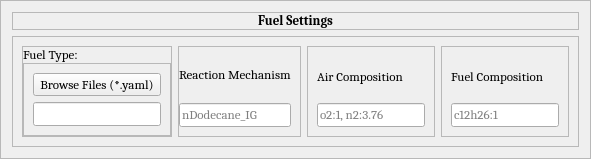
            <widget class="QFrame" name="fuelsettingsframe">
             <property name="frameShape">
              <enum>QFrame::StyledPanel</enum>
             </property>
             <property name="frameShadow">
              <enum>QFrame::Raised</enum>
             </property>
             <layout class="QVBoxLayout" name="verticalLayout_9">
              <item>
               <widget class="QFrame" name="fuelsettingslabelframe">
                <property name="frameShape">
                 <enum>QFrame::StyledPanel</enum>
                </property>
                <property name="frameShadow">
                 <enum>QFrame::Raised</enum>
                </property>
                <layout class="QHBoxLayout" name="horizontalLayout_8">
                 <property name="spacing">
                  <number>0</number>
                 </property>
                 <property name="leftMargin">
                  <number>0</number>
                 </property>
                 <property name="topMargin">
                  <number>0</number>
                 </property>
                 <property name="rightMargin">
                  <number>0</number>
                 </property>
                 <property name="bottomMargin">
                  <number>0</number>
                 </property>
                 <item>
                  <widget class="QLabel" name="fuelsettingslabel">
                   <property name="font">
                    <font>
                     <family>Cambria</family>
                     <pointsize>10</pointsize>
                     <weight>75</weight>
                     <bold>true</bold>
                    </font>
                   </property>
                   <property name="text">
                    <string>Fuel Settings</string>
                   </property>
                   <property name="alignment">
                    <set>Qt::AlignCenter</set>
                   </property>
                  </widget>
                 </item>
                </layout>
               </widget>
              </item>
              <item>
               <widget class="QFrame" name="frame_20">
                <property name="frameShape">
                 <enum>QFrame::StyledPanel</enum>
                </property>
                <property name="frameShadow">
                 <enum>QFrame::Raised</enum>
                </property>
                <layout class="QHBoxLayout" name="horizontalLayout_7">
                 <item>
                  <widget class="QFrame" name="fileselectframe">
                   <property name="frameShape">
                    <enum>QFrame::StyledPanel</enum>
                   </property>
                   <property name="frameShadow">
                    <enum>QFrame::Raised</enum>
                   </property>
                   <layout class="QVBoxLayout" name="verticalLayout_33">
                    <property name="spacing">
                     <number>0</number>
                    </property>
                    <property name="sizeConstraint">
                     <enum>QLayout::SetMaximumSize</enum>
                    </property>
                    <property name="leftMargin">
                     <number>0</number>
                    </property>
                    <property name="topMargin">
                     <number>0</number>
                    </property>
                    <property name="rightMargin">
                     <number>0</number>
                    </property>
                    <property name="bottomMargin">
                     <number>0</number>
                    </property>
                    <item>
                     <widget class="QLabel" name="fuelfilelabel">
                      <property name="font">
                       <font>
                        <family>Cambria</family>
                        <pointsize>10</pointsize>
                       </font>
                      </property>
                      <property name="text">
                       <string>Fuel Type:</string>
                      </property>
                     </widget>
                    </item>
                    <item>
                     <widget class="QFrame" name="frame">
                      <property name="frameShape">
                       <enum>QFrame::StyledPanel</enum>
                      </property>
                      <property name="frameShadow">
                       <enum>QFrame::Raised</enum>
                      </property>
                      <layout class="QVBoxLayout" name="verticalLayout_34">
                       <item>
                        <widget class="QToolButton" name="filebrowsebutton">
                         <property name="font">
                          <font>
                           <family>Cambria</family>
                           <pointsize>10</pointsize>
                          </font>
                         </property>
                         <property name="text">
                          <string>Browse Files (*.yaml)</string>
                         </property>
                        </widget>
                       </item>
                       <item>
                        <widget class="QLineEdit" name="filebrowsefilename">
                         <property name="font">
                          <font>
                           <family>Cambria</family>
                           <pointsize>10</pointsize>
                          </font>
                         </property>
                        </widget>
                       </item>
                      </layout>
                     </widget>
                    </item>
                   </layout>
                  </widget>
                 </item>
                 <item>
                  <widget class="QFrame" name="rxnmechframe">
                   <property name="frameShape">
                    <enum>QFrame::StyledPanel</enum>
                   </property>
                   <property name="frameShadow">
                    <enum>QFrame::Raised</enum>
                   </property>
                   <layout class="QVBoxLayout" name="verticalLayout_6">
                    <property name="spacing">
                     <number>0</number>
                    </property>
                    <property name="leftMargin">
                     <number>0</number>
                    </property>
                    <property name="topMargin">
                     <number>0</number>
                    </property>
                    <item>
                     <widget class="QLabel" name="rxnmechlabel">
                      <property name="font">
                       <font>
                        <family>Cambria</family>
                        <pointsize>10</pointsize>
                       </font>
                      </property>
                      <property name="text">
                       <string>Reaction Mechanism</string>
                      </property>
                     </widget>
                    </item>
                    <item>
                     <widget class="QLineEdit" name="rxnmechedit">
                      <property name="font">
                       <font>
                        <family>Cambria</family>
                        <pointsize>10</pointsize>
                       </font>
                      </property>
                      <property name="placeholderText">
                       <string>nDodecane_IG</string>
                      </property>
                     </widget>
                    </item>
                   </layout>
                  </widget>
                 </item>
                 <item>
                  <widget class="QFrame" name="aircompframe">
                   <property name="frameShape">
                    <enum>QFrame::StyledPanel</enum>
                   </property>
                   <property name="frameShadow">
                    <enum>QFrame::Raised</enum>
                   </property>
                   <layout class="QVBoxLayout" name="verticalLayout_7">
                    <item>
                     <widget class="QLabel" name="aircomplabel">
                      <property name="font">
                       <font>
                        <family>Cambria</family>
                        <pointsize>10</pointsize>
                       </font>
                      </property>
                      <property name="text">
                       <string>Air Composition</string>
                      </property>
                     </widget>
                    </item>
                    <item>
                     <widget class="QLineEdit" name="aircompedit">
                      <property name="font">
                       <font>
                        <family>Cambria</family>
                        <pointsize>10</pointsize>
                       </font>
                      </property>
                      <property name="placeholderText">
                       <string>o2:1, n2:3.76</string>
                      </property>
                     </widget>
                    </item>
                   </layout>
                  </widget>
                 </item>
                 <item>
                  <widget class="QFrame" name="fuelcompframe">
                   <property name="frameShape">
                    <enum>QFrame::StyledPanel</enum>
                   </property>
                   <property name="frameShadow">
                    <enum>QFrame::Raised</enum>
                   </property>
                   <layout class="QVBoxLayout" name="verticalLayout_8">
                    <item>
                     <widget class="QLabel" name="fuelcomplabel">
                      <property name="font">
                       <font>
                        <family>Cambria</family>
                        <pointsize>10</pointsize>
                       </font>
                      </property>
                      <property name="text">
                       <string>Fuel Composition</string>
                      </property>
                     </widget>
                    </item>
                    <item>
                     <widget class="QLineEdit" name="fuelcompedit">
                      <property name="font">
                       <font>
                        <family>Cambria</family>
                        <pointsize>10</pointsize>
                       </font>
                      </property>
                      <property name="placeholderText">
                       <string>c12h26:1</string>
                      </property>
                     </widget>
                    </item>
                   </layout>
                  </widget>
                 </item>
                </layout>
               </widget>
              </item>
             </layout>
            </widget>
